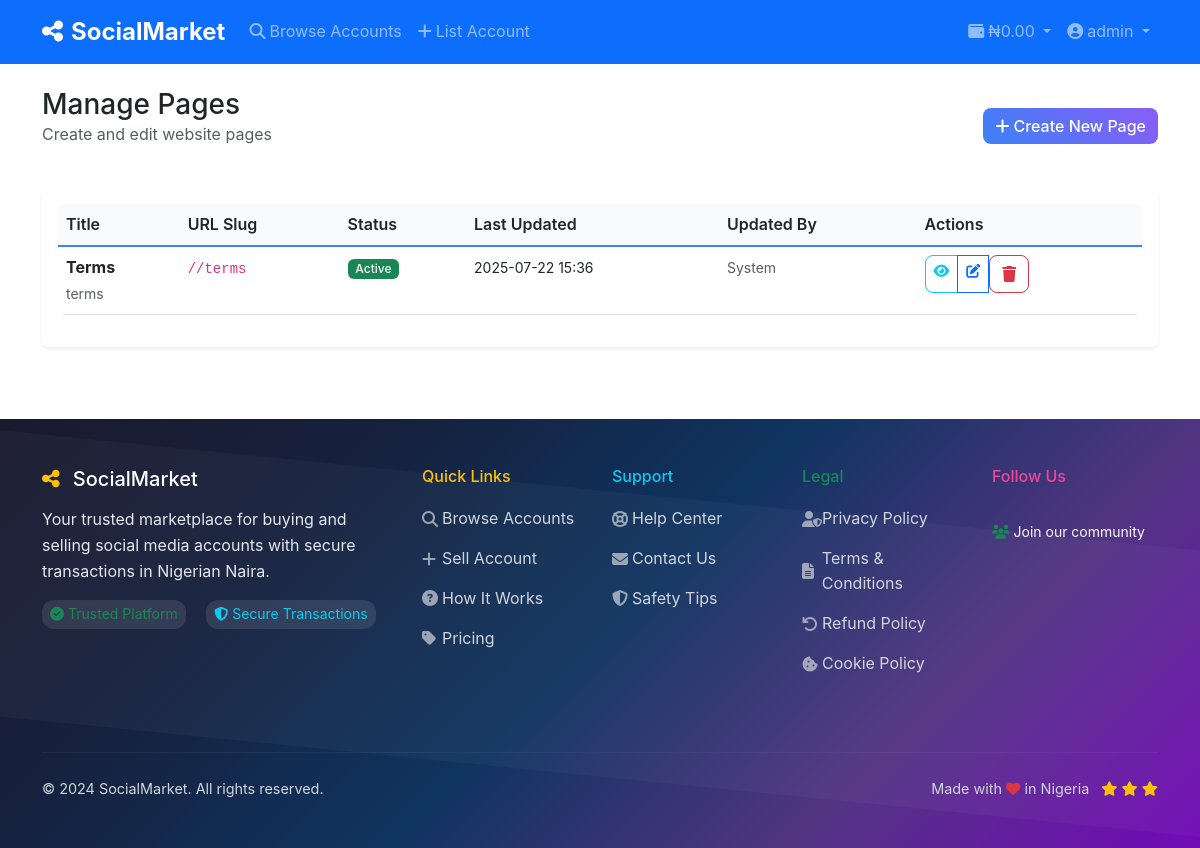
The app's page /admin/pages (signed in), older data.
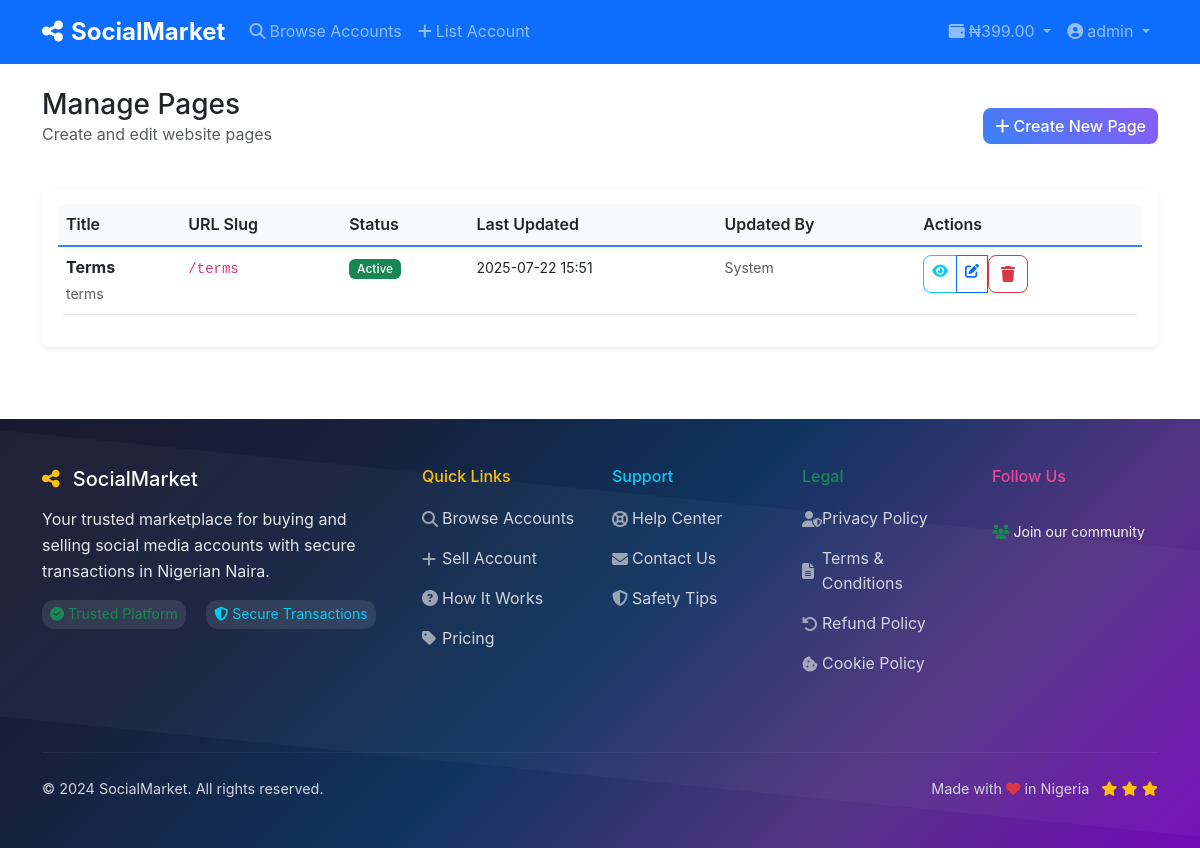
The same page, newer data.
### models.py (models this page shows, shortened)
class User(UserMixin, db.Model):
    id = db.Column(db.Integer, primary_key=True)
    username = db.Column(db.String(80), unique=True, nullable=False)
    email = db.Column(db.String(120), unique=True, nullable=False)
    password_hash = db.Column(db.String(255), nullable=False)
    role = db.Column(db.String(20), default='user')  # user, admin
    first_name = db.Column(db.String(50))
    last_name = db.Column(db.String(50))
    phone = db.Column(db.String(20))
    profile_pic = db.Column(db.String(255))
    bio = db.Column(db.Text)
    is_verified = db.Column(db.Boolean, default=False)
    is_active = db.Column(db.Boolean, default=True)
    is_banned = db.Column(db.Boolean, default=False)
    wallet_balance = db.Column(db.Numeric(10, 2), default=0.00)
    referral_code = db.Column(db.String(20), unique=True)
    referred_by = db.Column(db.Integer, db.ForeignKey('user.id'))
    referral_earnings = db.Column(db.Numeric(10, 2), default=0.00)
    created_at = db.Column(db.DateTime, default=datetime.utcnow)
    last_login = db.Column(db.DateTime)
    accounts_for_sale = db.relationship('SocialAccount', foreign_keys='SocialAccount.seller_id', backref='seller', lazy=True)
    accounts_reviewed = db.relationship('SocialAccount', foreign_keys='SocialAccount.reviewed_by', backref='reviewer', lazy=True)
    purchases = db.relationship('Purchase', backref='buyer', lazy=True)
    deposits = db.relationship('WalletDeposit', foreign_keys='WalletDeposit.user_id', backref='user', lazy=True)
    processed_deposits = db.relationship('WalletDeposit', foreign_keys='WalletDeposit.processed_by', backref='processor', lazy=True)
    referrals = db.relationship('User', backref=db.backref('referrer', remote_side=[id]))

class Page(db.Model):
    __tablename__ = 'page'
    id = db.Column(db.Integer, primary_key=True)
    title = db.Column(db.String(200), nullable=False)
    slug = db.Column(db.String(100), unique=True, nullable=False)
    content = db.Column(db.Text, nullable=False)
    meta_description = db.Column(db.String(160))
    seo_title = db.Column(db.String(200))
    seo_keywords = db.Column(db.String(500))
    is_active = db.Column(db.Boolean, default=True)
    created_at = db.Column(db.DateTime, default=datetime.utcnow)
    updated_at = db.Column(db.DateTime, default=datetime.utcnow)
    updated_by = db.Column(db.Integer, db.ForeignKey('user.id'))
    updater = db.relationship('User', backref='updated_pages')

### app.py (the view)
@app.route('/admin/pages')
@login_required
@admin_required
def admin_pages():
    page = request.args.get('page', 1, type=int)
    pages = Page.query.order_by(Page.updated_at.desc()).paginate(
        page=page, per_page=20, error_out=False
    )
    return render_template('admin/pages.html', pages=pages)

### app.py (called while the page is built)
def admin_required(f):
    @wraps(f)
    def decorated_function(*args, **kwargs):
        if not current_user.is_authenticated or current_user.role != 'admin':
            flash('Access denied. Admin privileges required.', 'error')
            return redirect(url_for('index'))
        return f(*args, **kwargs)
    return decorated_function

@login_manager.user_loader
def load_user(user_id):
    return User.query.get(int(user_id))

@app.context_processor
def inject_settings():
    settings = Settings.query.first()
    return dict(settings=settings)

### templates/admin/pages.html (shortened to what the changed rows need)
{% extends "base.html" %}
{% block content %}
<div class="container py-4">
    <div class="row mb-4">
        <div class="col-12">
            <div class="d-flex justify-content-between align-items-center">
                <div>
                    <h1 class="h3 mb-0">Manage Pages</h1>
                </div>
            </div>
        </div>
    </div>
    <div class="row">
        <div class="col-12">
            <div class="card border-0 shadow-sm">
                <div class="card-body">
                    {% if pages.items %}
                        <div class="table-responsive">
                            <table class="table table-hover">
                                <thead>
                                    <tr>
                                        <th>Title</th>
                                        <th>URL Slug</th>
                                        <th>Status</th>
                                        <th>Last Updated</th>
                                        <th>Updated By</th>
                                        <th>Actions</th>
                                    </tr>
                                </thead>
                                <tbody>
                                    {% for page in pages.items %}
                                    <tr>
                                        <td>
                                            <div class="fw-bold">{{ page.title }}</div>
                                            <small class="text-muted">{{ page.meta_description[:50] }}{% if page.meta_description|length > 50 %}...{% endif %}</small>
                                        </td>
                                        <td>
                                            <code>/{{ page.slug }}</code>
                                        </td>
                                        <td>
                                            {% if page.is_active %}
                                                <span class="badge bg-success">Active</span>
                                            {% else %}
                                                <span class="badge bg-secondary">Inactive</span>
                                            {% endif %}
                                        </td>
                                        <td>
                                            <small>{{ page.updated_at.strftime('%Y-%m-%d %H:%M') }}</small>
                                        </td>
                                        <td>
                                            {% if page.editor %}
                                                <small>{{ page.editor.username }}</small>
                                            {% else %}
                                                <small class="text-muted">System</small>
                                            {% endif %}
                                        </td>
                                        <td>
                                            <div class="btn-group btn-group-sm">
                                                {% if page.is_active %}
                                                <a href="/{{ page.slug }}" class="btn btn-outline-info" target="_blank" title="View Page">
                                                    <i class="fas fa-eye"></i>
                                                </a>
                                                {% endif %}
                                                <a href="{{ url_for('admin_edit_page', id=page.id) }}" class="btn btn-outline-primary" title="Edit">
                                                    <i class="fas fa-edit"></i>
                                                </a>
                                                <form method="POST" action="{{ url_for('admin_delete_page', id=page.id) }}" class="d-inline"
                                                      onsubmit="return confirm('Are you sure you want to delete this page?')">
                                                    <button type="submit" class="btn btn-outline-danger" title="Delete">
                                                        <i class="fas fa-trash"></i>
                                                    </button>
                                                </form>
                                            </div>
                                        </td>
                                    </tr>
                                    {% endfor %}
                                </tbody>
                            </table>
                        </div>
                    {% endif %}
                </div>
            </div>
        </div>
    </div>
</div>
{% endblock %}

### templates/base.html (shortened to what the changed rows need)
<!DOCTYPE html>
<html lang="en">
<head>
    <link href="https://cdn.jsdelivr.net/npm/bootstrap@5.3.0/dist/css/bootstrap.min.css" rel="stylesheet">
    <link href="https://cdnjs.cloudflare.com/ajax/libs/font-awesome/6.4.0/css/all.min.css" rel="stylesheet">
    <link href="{{ url_for('static', filename='css/style.css') }}" rel="stylesheet">
</head>
<body>
    <nav class="navbar navbar-expand-lg navbar-dark bg-primary sticky-top">
        <div class="container">
            <div class="collapse navbar-collapse" id="navbarNav">
                <ul class="navbar-nav">
                    {% if current_user.is_authenticated %}
                    <li class="nav-item dropdown">
                        <a class="nav-link dropdown-toggle" href="#" role="button" data-bs-toggle="dropdown">
                            <i class="fas fa-wallet me-1"></i>₦{{ "%.2f"|format(current_user.wallet_balance) }}
                        </a>
                    </li>
                    <li class="nav-item dropdown">
                        <a class="nav-link dropdown-toggle" href="#" role="button" data-bs-toggle="dropdown">
                            <i class="fas fa-user-circle me-1"></i>{{ current_user.username }}
                        </a>
                    </li>
                    {% endif %}
                </ul>
            </div>
        </div>
    </nav>
    <main>
        {% block content %}{% endblock %}
    </main>
</body>
</html>

Row changes from the older to the newer data that the page shows:
changed User "admin": wallet_balance "0.00" → "399.00"
changed Page "Terms": slug "/terms" → "terms"; updated_at "2025-07-22 15:36" → "2025-07-22 15:51"
